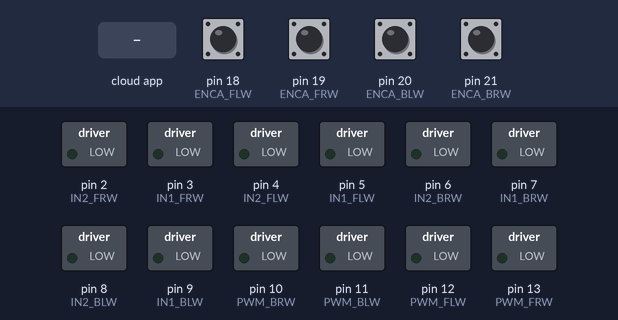
Simulated run of this sketch. Board: Arduino Mega 2560, built with avr-gcc and run on an emulated ATmega2560. On the bench: switched loads named in the sketch (green lamp = pin HIGH). Inputs (shaded band) come from the test bench; at power-on: pin 18 (ENCA_FLW), pin 19 (ENCA_FRW), pin 20 (ENCA_BLW), pin 21 (ENCA_BRW) HIGH. The ROS host is connected and sends only what is stated.

Above: at 1.2 s.
1.3 s: the phone or cloud app sets linear.x to -100
At 2.5 s:
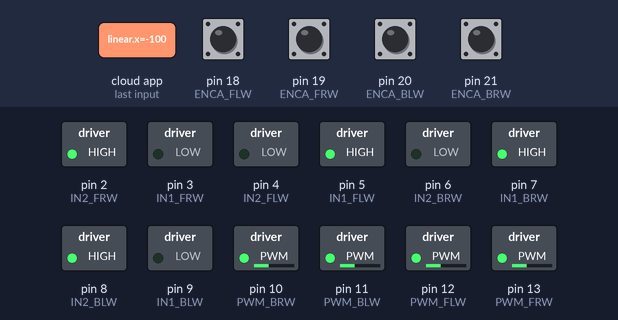
2.8 s: the phone or cloud app sets linear.x to 100
At 3.7 s:
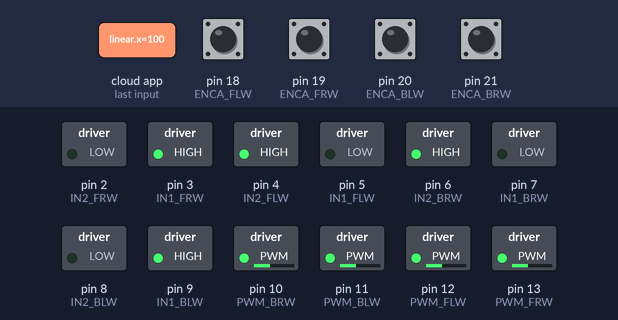
4.3 s: the phone or cloud app sets angular.z to 0
At 4.9 s:
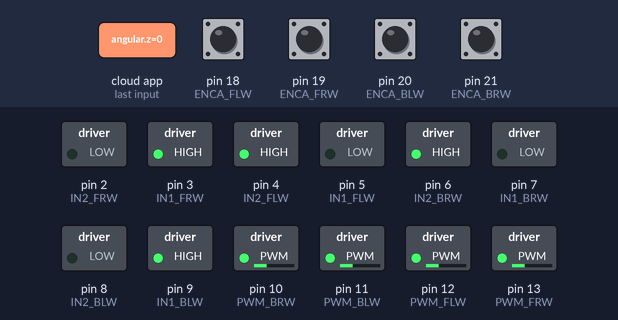
Timing chart, 0 to 7.3 s (numbered marks = the images above; inputs shaded):
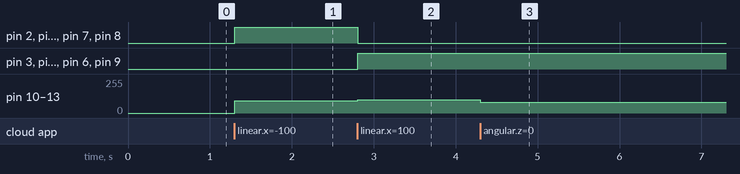

The sketch:

mecanum_wheel_encorder_PID_teleop_joy_odomometry.ino
```cpp
#include <util/atomic.h> // For the ATOMIC_BLOCK macro

#if defined(ARDUINO) && ARDUINO >= 100
#include "Arduino.h"
#else
#include <WProgram.h>
#endif
#include <stdlib.h>

#include <ros.h>
#include <ros/time.h>
#include <tf/tf.h>
#include <tf/transform_broadcaster.h>
#include <geometry_msgs/Twist.h>
#include <nav_msgs/Odometry.h>


#define ENCA_FLW 18 // YELLOW
#define ENCB_FLW 31 // WHITE
#define PWM_FLW 12 //left_front_wheel
#define IN2_FLW 4  //a or positive
#define IN1_FLW 5  //b or negative

#define ENCA_FRW 19
#define ENCB_FRW 33
#define PWM_FRW 13 //right_front_wheel
#define IN2_FRW 2  //a or positive
#define IN1_FRW 3  //b or negative

#define ENCA_BLW 20
#define ENCB_BLW 35
#define PWM_BLW 11 //left_back_wheel
#define IN2_BLW 8  //a or positive
#define IN1_BLW 9  //b or negative

#define ENCA_BRW 21
#define ENCB_BRW 37
#define PWM_BRW 10 //right_back_wheel
#define IN2_BRW 6  //a or positive
#define IN1_BRW 7  //b or negative

volatile int posiCFL = 0;
volatile int posiCFR = 0;
volatile int posiCBR = 0;
volatile int posiCBL = 0;

long prevT_FR = 0;
float eprev_FR = 0;
float eintegral_FR = 0;

long prevT_FL = 0;
float eprev_FL = 0;
float eintegral_FL = 0;

long prevT_BL = 0;
float eprev_BL = 0;
float eintegral_BL = 0;

long prevT_BR = 0;
float eprev_BR = 0;
float eintegral_BR = 0;

int Vx=0;
int Vy=0;
int Vz=0;
int V=80;

int FRW = (Vx + Vy);
int FLW = (Vx - Vy);
int BLW = (Vx + Vy);
int BRW = (Vx - Vy);

void callback(const geometry_msgs::Twist& cmd_vel)
{
  Vx = cmd_vel.linear.x;
  Vy = cmd_vel.linear.y;
  Vz = cmd_vel.angular.z;


  //forwards
  if (Vx < -0.1 and Vy > -0.1 && Vy < 0.1 and Vz > -0.1 && Vz < 0.1) {
  Vx=(V*Vx);
  Vy=0;
  Vz=0;

  FRW = (Vx + Vy);
  FLW = (Vx - Vy);
  BLW = (Vx + Vy);
  BRW = (Vx - Vy);
  mover();
  }
  //backwards
  if (Vx > 0.1 and Vy > -0.1 && Vy < 0.1 && Vz > -0.1 and Vz < 0.1) {
  Vx=(V*Vx);
  Vy=0;
  Vz=0;

  FRW = (Vx + Vy);
  FLW = (Vx - Vy);
  BLW = (Vx + Vy);
  BRW = (Vx - Vy);
  mover();
  }

  //strive_left
  if (Vy < -0.1 && Vx > -0.1 and Vx < 0.1 && Vz > -0.1 and Vz < 0.1) {
  Vx=0;
  Vy=(V*Vy);
  Vz=0;

  FRW = (Vx + Vy);
  FLW = (Vx - Vy);
  BLW = (Vx + Vy);
  BRW = (Vx - Vy);
  mover();
  }

  // strive_right
  if (Vy > 0.1 && Vx > -0.1 and Vx < 0.1 && Vy > -0.1 and Vy < 0.1) {
  Vx=0;
  Vy=(V*Vy);
  Vz=0;

  FRW = (Vx + Vy);
  FLW = (Vx - Vy);
  BLW = (Vx + Vy);
  BRW = (Vx - Vy);
  mover();
  }
  //turn_left
  if (Vz < -0.1 && Vx > -0.1 and Vx < 0.1 && Vy > -0.1 and Vy < 0.1) {
  Vx = (Vx * V);
  Vy = (Vy * V);

  FRW = (Vx + Vy);
  FLW = (Vx - Vy);
  BLW = (Vx + Vy);
  BRW = (Vx - Vy);
  mover();
  }
  //turn_right
  if (Vz > 0.1 && Vx > -0.1 and Vx < 0.1 && Vy > -0.1 and Vy < 0.1) {
  Vx = (Vx * V);
  Vy = (Vy * V);

  FRW = (Vx + Vy);
  FLW = (Vx - Vy);
  BLW = (Vx + Vy);
  BRW = (Vx - Vy);
  mover();
  }

//strive_left_backward
  if (Vx > 0.1 && Vy < -0.1 && Vz > -0.1 and Vz < 0.1){
  Vx=(V*Vx);
  Vy=(V*Vy);
  Vz=0;

  FRW = (Vx + Vy);
  FLW = (Vx - Vy);
  BLW = (Vx + Vy);
  BRW = (Vx - Vy);
  mover();
  }
//strive_left_forward
  if (Vx < -0.1 && Vy > 0.1 && Vz > -0.1 and Vz < 0.1){
  Vx=(V*Vx);
  Vy=(V*Vy);
  Vz=0;

  FRW = (Vx + Vy);
  FLW = (Vx - Vy);
  BLW = (Vx + Vy);
  BRW = (Vx - Vy);
  mover();
  }
//strive_right_forward
  if (Vx > 0.1 && Vy > 0.1 && Vz > -0.1 and Vz < 0.1){
  Vx=(V*Vx);
  Vy=(V*Vy);
  Vz=0;

  FRW = (Vx + Vy);
  FLW = (Vx - Vy);
  BLW = (Vx + Vy);
  BRW = (Vx - Vy);
  mover();
  }
  //strive_right_backward
  if (Vx < -0.1 && Vy < -0.1 && Vz > -0.1 and Vz < 0.1){
  Vx=(V*Vx);
  Vy=(V*Vy);
  Vz=0;

  FRW = (Vx + Vy);
  FLW = (Vx - Vy);
  BLW = (Vx + Vy);
  BRW = (Vx - Vy);
  mover();
  }


}

  ros::NodeHandle nh;
ros::Subscriber <geometry_msgs::Twist> sub("/cmd_vel", callback);


void setup() {
  nh.initNode();
  nh.subscribe(sub);

  pinMode(ENCA_FLW, INPUT);
  pinMode(ENCB_FLW, INPUT);
  pinMode(ENCA_FRW, INPUT);
  pinMode(ENCB_FRW, INPUT);
  pinMode(ENCA_BLW, INPUT);
  pinMode(ENCB_BLW, INPUT);
  pinMode(ENCA_BRW, INPUT);
  pinMode(ENCB_BRW, INPUT);

  attachInterrupt(digitalPinToInterrupt(ENCA_FLW),readEncoder_LF,RISING);
  attachInterrupt(digitalPinToInterrupt(ENCA_FRW),readEncoder_RF,RISING);
  attachInterrupt(digitalPinToInterrupt(ENCA_BLW),readEncoder_LB,RISING);
  attachInterrupt(digitalPinToInterrupt(ENCA_BRW),readEncoder_RB,RISING);

  pinMode(PWM_FRW,OUTPUT);
  pinMode(IN1_FRW,OUTPUT);
  pinMode(IN2_FRW,OUTPUT);

  pinMode(PWM_FLW,OUTPUT);
  pinMode(IN1_FLW,OUTPUT);
  pinMode(IN2_FLW,OUTPUT);

  pinMode(PWM_BRW,OUTPUT);
  pinMode(IN1_BRW,OUTPUT);
  pinMode(IN2_BRW,OUTPUT);

  pinMode(PWM_BLW,OUTPUT);
  pinMode(IN1_BLW,OUTPUT);
  pinMode(IN2_BLW,OUTPUT);


}


void loop() {
 nh.spinOnce();
 delay(1);

}
void mover(){

  // set target position
  //target = 4000;
  //target = 4000*sin(3.14));
  //target = 4000*cos(3.14));
  int target_RF = FRW; //200*cos(prevT_FR/1e6);
  int target_LF = FLW; //200*cos(prevT_FL/1e6);
  int target_RB = BRW; //200*cos(prevT_BR/1e6);
  int target_LB = BLW; //200*cos(prevT_BL/1e6);

  // PID constants
  float kp_RF = 1;
  float kd_RF = 0.2;
  float ki_RF = 0;

  float kp_LF = 1;
  float kd_LF = 0.2;
  float ki_LF = 0;

  float kp_RB = 1;
  float kd_RB = 0.2;
  float ki_RB = 0;

  float kp_LB = 1;
  float kd_LB = 0.2;
  float ki_LB = 0;

  // time difference
  long currT_RF = micros();
  float deltaT_RF = ((float) (currT_RF - prevT_FR))/( 1.0e6 );
  prevT_FR = currT_RF;

    long currT_FL = micros();
  float deltaT_FL = ((float) (currT_FL - prevT_FL))/( 1.0e6 );
  prevT_FL = currT_FL;

    long currT_RB = micros();
  float deltaT_RB = ((float) (currT_RB - prevT_BR))/( 1.0e6 );
  prevT_BR = currT_RB;

    long currT_LB = micros();
  float deltaT_LB = ((float) (currT_LB - prevT_BL))/( 1.0e6 );
  prevT_BL = currT_LB;

  // Read the position in an atomic block to avoid a potential
  // misread if the interrupt coincides with this code running
  // see: https://www.arduino.cc/reference/en/language/variables/variable-scope-qualifiers/volatile/

  int pos_LF = 0;
  int pos_RF = 0;
  int pos_LB = 0;
  int pos_RB = 0;

  ATOMIC_BLOCK(ATOMIC_RESTORESTATE) {
    pos_LF = posiCFL;
    pos_RF = posiCFR;
    pos_LB = posiCBL;
    pos_RB = posiCBR;
  }

  // error
  int e_LF = pos_LF - target_LF;
  int e_RF = pos_RF - target_RF;
  int e_LB = pos_LB - target_LB;
  int e_RB = pos_RB - target_RB;

  // derivative
  float dedt_LF = (e_LF-eprev_FL)/(deltaT_FL);
  float dedt_RF = (e_RF-eprev_FR)/(deltaT_RF);
  float dedt_LB = (e_LB-eprev_BL)/(deltaT_LB);
  float dedt_RB = (e_RB-eprev_BR)/(deltaT_RB);

  // integral
  eintegral_FL = eintegral_FL + e_LF*deltaT_FL;
  eintegral_FR = eintegral_FR + e_RF*deltaT_RF;
  eintegral_BL = eintegral_BL + e_LB*deltaT_LB;
  eintegral_BR = eintegral_BR + e_RB*deltaT_RB;

  // control signal
  float u_LF = kp_LF*e_LF + kd_LF*dedt_LF + ki_LF*eintegral_FL;
  float u_LB = kp_LB*e_LB + kd_LB*dedt_LB + ki_LB*eintegral_BL;
  float u_RF = kp_RF*e_RF + kd_RF*dedt_RF + ki_RF*eintegral_FR;
  float u_RB = kp_RB*e_RB + kd_RB*dedt_RB + ki_RB*eintegral_BR;


  // motor power
  float pwr_LF = fabs(u_LF);
  if( pwr_LF > 255 ){
    pwr_LF = 255;
    if (pwr_LF < 70){
      pwr_LF = 0;
    }
  }

  float pwr_RF = fabs(u_RF);
  if( pwr_RF > 255 ){
    pwr_RF = 255;
    if (pwr_RF < 70){
      pwr_RF = 0;
    }
  }

  float pwr_LB = fabs(u_LB);
  if( pwr_LB > 255 ){
    pwr_LB = 255;
  if (pwr_LB < 70){
      pwr_LB = 0;
    }
  }

  float pwr_RB = fabs(u_RB);
  if( pwr_RB > 255 ){
    pwr_RB = 255;
  if (pwr_RB < 70){
      pwr_RB = 0;
    }
  }

  // motor direction
  int dir_LF = 1;
  if(u_LF<0){
    dir_LF = -1;
  }

  int dir_RF = -1;
  if(u_RF<0){
    dir_RF = 1;
  }

  int dir_LB = -1;
  if(u_LB<0){
    dir_LB = 1;
  }

  int dir_RB = 1;
  if(u_RB<0){
    dir_RB = -1;
  }

  // signal the motor
  setMotor_LF(dir_LF,pwr_LF,PWM_FLW,IN1_FLW,IN2_FLW);
  setMotor_RF(dir_RF,pwr_RF,PWM_FRW,IN1_FRW,IN2_FRW);
  setMotor_LB(dir_LB,pwr_LB,PWM_BLW,IN1_BLW,IN2_BLW);
  setMotor_RB(dir_RB,pwr_RB,PWM_BRW,IN1_BRW,IN2_BRW);

  // store previous error
  eprev_FL= e_LF;
  eprev_FR= e_RF;
  eprev_BL= e_LB;
  eprev_BR= e_RB;


}

void setMotor_LF(int dir, int pwmVal, int pwm, int in1, int in2){
  analogWrite(pwm,pwmVal);
  if(dir == 1){
    digitalWrite(in1,HIGH);
    digitalWrite(in2,LOW);
  }
  else if(dir == -1){
    digitalWrite(in1,LOW);
    digitalWrite(in2,HIGH);
  }
  else{
    digitalWrite(in1,LOW);
    digitalWrite(in2,LOW);
  }
}

void setMotor_RF(int dir, int pwmVal, int pwm, int in1, int in2){
  analogWrite(pwm,pwmVal);
  if(dir == 1){
    digitalWrite(in1,HIGH);
    digitalWrite(in2,LOW);
  }
  else if(dir == -1){
    digitalWrite(in1,LOW);
    digitalWrite(in2,HIGH);
  }
  else{
    digitalWrite(in1,LOW);
    digitalWrite(in2,LOW);
  }
}

void setMotor_LB(int dir, int pwmVal, int pwm, int in1, int in2){
  analogWrite(pwm,pwmVal);
  if(dir == 1){
    digitalWrite(in1,HIGH);
    digitalWrite(in2,LOW);
  }
  else if(dir == -1){
    digitalWrite(in1,LOW);
    digitalWrite(in2,HIGH);
  }
  else{
    digitalWrite(in1,LOW);
    digitalWrite(in2,LOW);
  }
}

void setMotor_RB(int dir, int pwmVal, int pwm, int in1, int in2){
  analogWrite(pwm,pwmVal);
  if(dir == 1){
    digitalWrite(in1,HIGH);
    digitalWrite(in2,LOW);
  }
  else if(dir == -1){
    digitalWrite(in1,LOW);
    digitalWrite(in2,HIGH);
  }
  else{
    digitalWrite(in1,LOW);
    digitalWrite(in2,LOW);
  }
}


void readEncoder_LF(){
  int b_LF = digitalRead(ENCB_FLW);
  if(b_LF > 0){
    posiCFL++;
  }
  else{
    posiCFL--;
  }
}

void readEncoder_RF(){
  int b_RF = digitalRead(ENCB_FRW);
  if(b_RF > 0){
    posiCFR++;
  }
  else{
    posiCFR--;
  }
}

void readEncoder_LB(){
  int b_LB = digitalRead(ENCB_BLW);
  if(b_LB > 0){
    posiCBL++;
  }
  else{
    posiCBL--;
  }
}

void readEncoder_RB(){
  int b_RB = digitalRead(ENCB_BRW);
  if(b_RB > 0){
    posiCBR++;
  }
  else{
    posiCBR--;
  }
}
```

Measured:
- after the input at 1.3 s, pin 2 (IN2_FRW), pin 5 (IN1_FLW), pin 7 (IN1_BRW), pin 8 (IN2_BLW): LOW → HIGH at once; pin 10 (PWM_BRW), pin 11 (PWM_BLW), pin 12 (PWM_FLW), pin 13 (PWM_FRW): 0/255 → 92/255 at once
- after the input at 2.8 s, pin 2 (IN2_FRW), pin 5 (IN1_FLW), pin 7 (IN1_BRW), pin 8 (IN2_BLW): HIGH → LOW at once; pin 3 (IN1_FRW), pin 4 (IN2_FLW), pin 6 (IN2_BRW), pin 9 (IN1_BLW): LOW → HIGH at once; pin 10 (PWM_BRW), pin 11 (PWM_BLW), pin 12 (PWM_FLW), pin 13 (PWM_FRW): 92/255 → 101/255 at once
- after the input at 4.3 s, pin 10 (PWM_BRW), pin 11 (PWM_BLW), pin 12 (PWM_FLW), pin 13 (PWM_FRW): 101/255 → 80/255 at once
